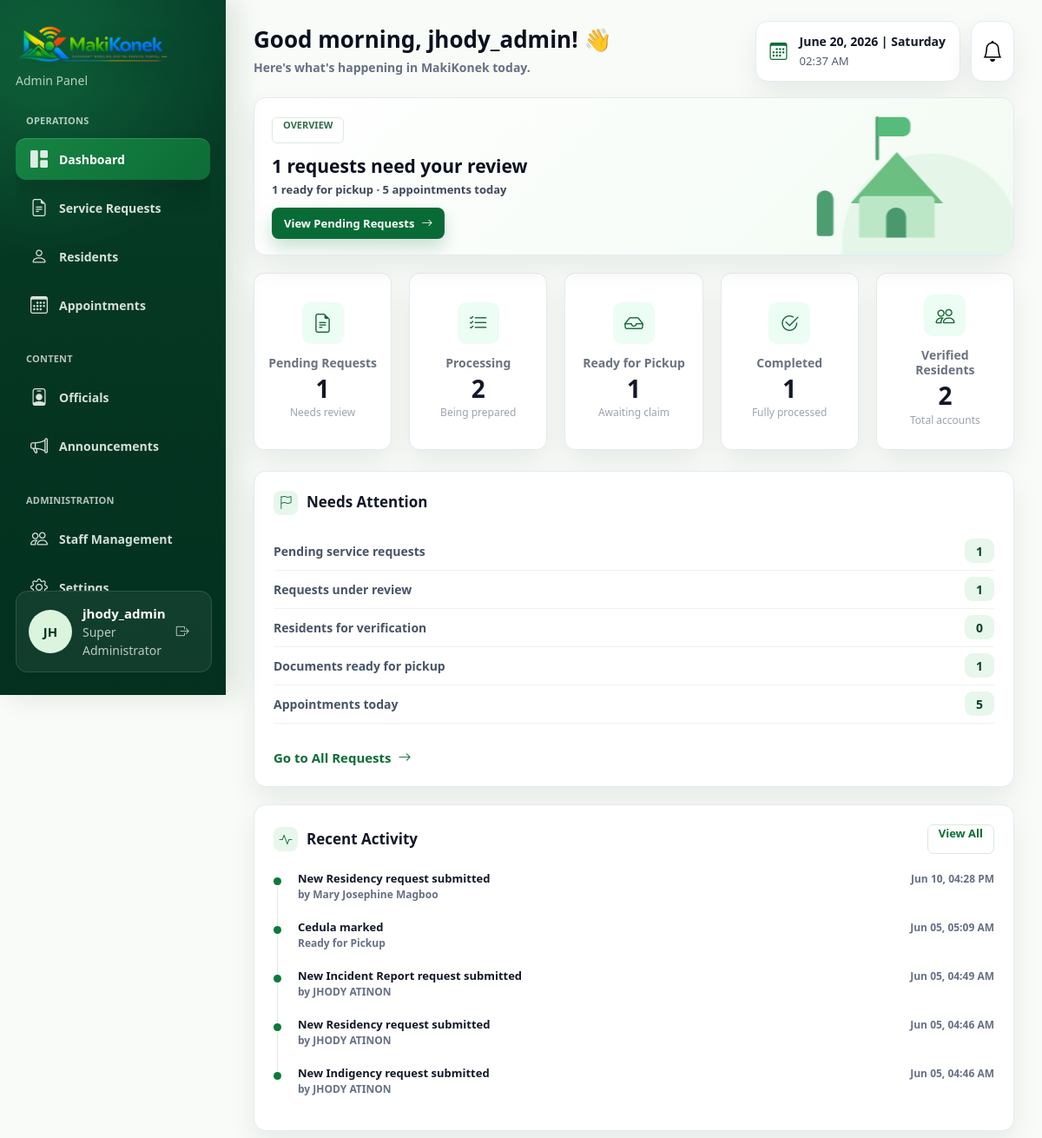
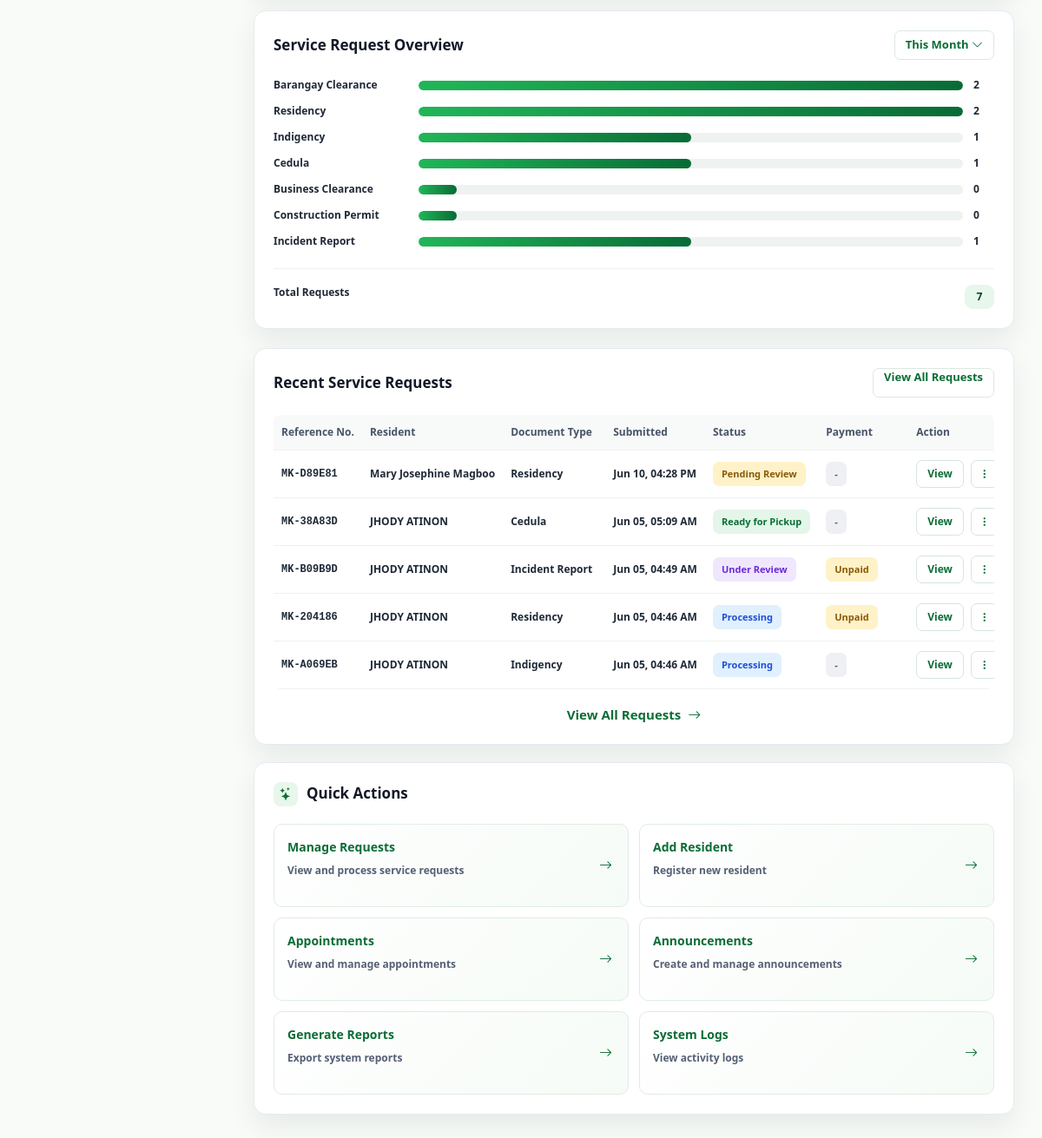
Page /Web_App/admin/dashboard.php (signed in) on the committed database (2 pictures, top to bottom).
### tables this page shows
CREATE TABLE IF NOT EXISTS `service_requests` (
  `request_id` int(11) NOT NULL AUTO_INCREMENT,
  `user_id` int(11) NOT NULL,
  `document_type_id` int(11) NOT NULL,
  `reference_no` varchar(20) NOT NULL,
  `purpose` text NOT NULL,
  `document_fee` decimal(10,2) NOT NULL DEFAULT 0.00,
  `payment_method` varchar(20) DEFAULT 'cash',
  `payment_receipt_path` varchar(255) DEFAULT NULL,
  `payment_status` varchar(30) DEFAULT 'Unpaid',
  `id_path` varchar(255) NOT NULL,
  `status` varchar(20) DEFAULT 'Pending',
  `process_status` varchar(30) DEFAULT 'Pending',
  `created_at` timestamp NOT NULL DEFAULT current_timestamp(),
  PRIMARY KEY (`request_id`),
  UNIQUE KEY `ucs_requests_ref_no` (`reference_no`),
  KEY `fk_requests_users` (`user_id`),
  KEY `fk_requests_doc_types` (`document_type_id`)
);

CREATE TABLE IF NOT EXISTS `user_profiles` (
  `profile_id` int(11) NOT NULL AUTO_INCREMENT,
  `user_id` int(11) NOT NULL,
  `first_name` varchar(100) NOT NULL,
  `last_name` varchar(100) NOT NULL,
  `middle_name` varchar(100) DEFAULT NULL,
  `suffix` varchar(20) DEFAULT NULL,
  `avatar_path` varchar(255) DEFAULT NULL,
  `sex` varchar(20) DEFAULT NULL,
  `civil_status` varchar(50) DEFAULT NULL,
  `birth_date` date DEFAULT NULL,
  `birth_place` varchar(150) DEFAULT NULL,
  `religion` varchar(100) DEFAULT NULL,
  `nationality` varchar(100) DEFAULT NULL,
  `mobile_number` varchar(20) DEFAULT NULL,
  `house_no` varchar(50) DEFAULT NULL,
  `street` varchar(100) DEFAULT NULL,
  `purok_no` varchar(50) DEFAULT NULL,
  `subdivision` varchar(100) DEFAULT NULL,
  `years_residency` int(11) DEFAULT NULL,
  `employed_status` varchar(50) DEFAULT NULL,
  `date_registration` date DEFAULT NULL,
  `updated_at` timestamp NOT NULL DEFAULT current_timestamp() ON UPDATE current_timestamp(),
  PRIMARY KEY (`profile_id`),
  KEY `fk_profiles_users` (`user_id`)
);

CREATE TABLE IF NOT EXISTS `document_types` (
  `document_type_id` int(11) NOT NULL AUTO_INCREMENT,
  `category` varchar(50) NOT NULL,
  `name` varchar(100) NOT NULL,
  `description` text DEFAULT NULL,
  `base_fee` decimal(10,2) DEFAULT 0.00,
  PRIMARY KEY (`document_type_id`),
  UNIQUE KEY `ucs_doc_types_name` (`name`)
);

### Web_App/admin/dashboard.php (the view, shortened to what the rows shown need)
<?php
require_once __DIR__ . '/../includes/db_connect.php';
$admin_username = $_SESSION['admin_username'] ?? 'Admin';
$admin_display_name = $admin_username !== '' ? $admin_username : 'Admin';
$hour = (int)date('G');
$greeting = $hour < 12 ? 'Good morning' : ($hour < 18 ? 'Good afternoon' : 'Good evening');
function dashboardScalar(mysqli $conn, string $query): int
{
    $result = mysqli_query($conn, $query);
    $row = mysqli_fetch_assoc($result);
    return (int)($row['total'] ?? 0);
}
function normalizeDashboardStatus(string $status, string $process_status = ''): string
{
    $normalized = strtoupper(trim($status));
    foreach (
        [
            'PENDING' => 'Pending',
            'UNDER REVIEW' => 'Under Review',
            'PROCESSING' => 'Processing',
            'READY FOR PICKUP' => 'Ready for Pickup',
            'COMPLETED' => 'Completed',
            'REJECTED' => 'Rejected',
        ] as $key => $label
    ) {
        if ($normalized === $key) {
            return $label;
        }
    }
    return $status !== '' ? $status : 'Pending';
}
function dashboardStatusLabel(string $status): string
{
    return $status === 'Pending' ? 'Pending Review' : $status;
}
function dashboardStatusClass(string $status): string
{
    $normalized = strtoupper($status);
    if ($normalized === 'UNDER REVIEW') return 'dash-badge-review';
    if ($normalized === 'PROCESSING') return 'dash-badge-processing';
    if ($normalized === 'READY FOR PICKUP') return 'dash-badge-ready';
    return 'dash-badge-pending';
}
function normalizeDashboardPayment(?string $status, ?string $method = '', float $fee = 0): string
{
    $normalized = strtoupper(trim((string)$status));
    if ($fee <= 0) {
        return '-';
    }
    if ($normalized === 'CASH ON PICKUP' || $normalized === 'PENDING PAYMENT' || $normalized === 'UNPAID') {
        return 'Unpaid';
    }
    return trim((string)$status) !== '' ? trim((string)$status) : 'Unpaid';
}
function dashboardPaymentClass(string $status): string
{
    $normalized = strtoupper($status);
    if ($normalized === '-') return 'dash-badge-empty';
    return 'dash-badge-payment-due';
}
function dashboardDocShortName(string $name): string
{
    $map = [
        'Certificate of Residency' => 'Residency',
        'Certificate of Indigency' => 'Indigency',
        'Building/Construction Permit' => 'Construction Permit',
        'Barangay Clearance' => 'Barangay Clearance',
        'Business Clearance' => 'Business Clearance',
        'Cedula' => 'Cedula',
        'Incident Report' => 'Incident Report',
    ];
    return $map[$name] ?? $name;
}
$pending_requests = dashboardScalar($conn, "SELECT COUNT(request_id) AS total FROM service_requests WHERE UPPER(status) = 'PENDING'");
$recent_query = "
    SELECT sr.request_id, sr.reference_no, sr.created_at, sr.status, sr.process_status, sr.document_fee,
           sr.payment_method, sr.payment_status, dt.name AS document_type, p.first_name, p.last_name
    FROM service_requests sr
    JOIN document_types dt ON sr.document_type_id = dt.document_type_id
    JOIN user_profiles p ON sr.user_id = p.user_id
    ORDER BY sr.created_at DESC
    LIMIT 5
";
$recent_result = mysqli_query($conn, $recent_query);
$recent_requests = [];
if ($recent_result) {
    while ($row = mysqli_fetch_assoc($recent_result)) {
        $recent_requests[] = $row;
    }
}
?>
<!DOCTYPE html>
<html lang="en" data-bs-theme="light">
<head>
    <link href="https://cdn.jsdelivr.net/npm/bootstrap@5.3.0/dist/css/bootstrap.min.css" rel="stylesheet">
    <link rel="stylesheet" href="https://cdn.jsdelivr.net/npm/bootstrap-icons@1.10.5/font/bootstrap-icons.css">
    <link rel="stylesheet" href="../assets/css/notifications.css">
    <link rel="stylesheet" href="../assets/css/admin.css?v=20260613a">
</head>
<body class="dashboard-body">
    <main class="main-content dashboard-main">
        <header class="dashboard-header">
            <div>
                <h1><?php echo htmlspecialchars($greeting); ?>, <?php echo htmlspecialchars($admin_display_name); ?>! <span aria-hidden="true">&#128075;</span></h1>
            </div>
        </header>
        <section class="dashboard-top-grid" aria-label="Dashboard overview">
            <article class="bento-card overview-hero">
                <div class="overview-copy">
                    <h2><?php echo $pending_requests; ?> requests need your review</h2>
                </div>
            </article>
        </section>
        <section class="dashboard-mid-grid" aria-label="Operational summary">
            <article class="bento-card attention-card">
                <div class="card-heading">
                    <h2><span><i class="bi bi-flag"></i></span> Needs Attention</h2>
                </div>
            </article>
            <article class="bento-card activity-card">
                <div class="card-heading">
                    <h2><span><i class="bi bi-activity"></i></span> Recent Activity</h2>
                </div>
            </article>
            <article class="bento-card overview-card">
                <div class="card-heading">
                    <h2>Service Request Overview</h2>
                </div>
            </article>
        </section>
        <section class="dashboard-bottom-grid" aria-label="Recent requests and quick actions">
            <article class="bento-card recent-requests-card">
                <div class="card-heading">
                    <h2>Recent Service Requests</h2>
                </div>
                <div class="table-responsive dashboard-table-wrap">
                    <table class="dashboard-table">
                        <thead>
                            <tr>
                                <th>Reference No.</th>
                                <th>Resident</th>
                                <th>Document Type</th>
                                <th>Submitted</th>
                                <th>Status</th>
                                <th>Payment</th>
                                <th>Action</th>
                            </tr>
                        </thead>
                        <tbody>
                            <?php if (!empty($recent_requests)): ?>
                                <?php foreach ($recent_requests as $row):
                                    $status = normalizeDashboardStatus($row['status'], $row['process_status']);
                                    $payment = normalizeDashboardPayment($row['payment_status'] ?? '', $row['payment_method'] ?? '', (float)$row['document_fee']);
                                ?>
                                    <tr>
                                        <td class="font-monospace fw-bold"><?php echo htmlspecialchars($row['reference_no']); ?></td>
                                        <td><?php echo htmlspecialchars($row['first_name'] . ' ' . $row['last_name']); ?></td>
                                        <td><?php echo htmlspecialchars(dashboardDocShortName($row['document_type'])); ?></td>
                                        <td><?php echo date('M d, h:i A', strtotime($row['created_at'])); ?></td>
                                        <td><span class="dash-badge <?php echo dashboardStatusClass($status); ?>"><?php echo htmlspecialchars(dashboardStatusLabel($status)); ?></span></td>
                                        <td><span class="dash-badge <?php echo dashboardPaymentClass($payment); ?>"><?php echo htmlspecialchars($payment); ?></span></td>
                                        <td>
                                            <div class="dashboard-row-actions">
                                                <a href="manage_requests.php" class="table-view-btn">View</a>
                                                <button type="button" aria-label="More actions"><i class="bi bi-three-dots-vertical"></i></button>
                                            </div>
                                        </td>
                                    </tr>
                                <?php endforeach; ?>
                            <?php else: ?>
                                <tr>
                                    <td colspan="7" class="text-center text-muted py-4">No service requests yet.</td>
                                </tr>
                            <?php endif; ?>
                        </tbody>
                    </table>
                </div>
            </article>
            <aside class="bento-card quick-actions-card">
                <div class="card-heading">
                    <h2><span><i class="bi bi-stars"></i></span> Quick Actions</h2>
                </div>
            </aside>
        </section>
    </main>
</body>
</html>

### rows in the picture
service_requests: reference_no "MK-D89E81", user_profiles.first_name+last_name "Mary Josephine Magboo", document_type.name "Residency", created_at "Jun 10, 04:28 PM", status "Pending Review", payment "-"
service_requests: reference_no "MK-38A83D", user_profiles.first_name+last_name "JHODY ATINON", document_type.name "Cedula", created_at "Jun 05, 05:09 AM", status "Ready for Pickup", payment "-"
service_requests: reference_no "MK-B09B9D", user_profiles.first_name+last_name "JHODY ATINON", document_type.name "Incident Report", created_at "Jun 05, 04:49 AM", status "Under Review", payment_status "Unpaid"
service_requests: reference_no "MK-204186", user_profiles.first_name+last_name "JHODY ATINON", document_type.name "Residency", created_at "Jun 05, 04:46 AM", status "Processing", payment_status "Unpaid"
service_requests: reference_no "MK-A069EB", user_profiles.first_name+last_name "JHODY ATINON", document_type.name "Indigency", created_at "Jun 05, 04:46 AM", status "Processing", payment "-"

### other values in the picture
$admin_initials "JH"
$admin_username "jhody_admin"
$admin_role === 'Super Admin' ? 'Super Administrator' : $admin_role "Super Administrator"
$admin_display_name "jhody_admin"
$pending_requests "1"
$ready_count "1"
$appointments_today "5"
$processing_count "2"
$completed_count "1"
$total_residents "2"
$under_review_count "1"
$residents_for_verification "0"
$activity['title'] "New Residency request submitted"
$activity['detail'] "by Mary Josephine Magboo"
$activity['time'] "Jun 10, 04:28 PM"
